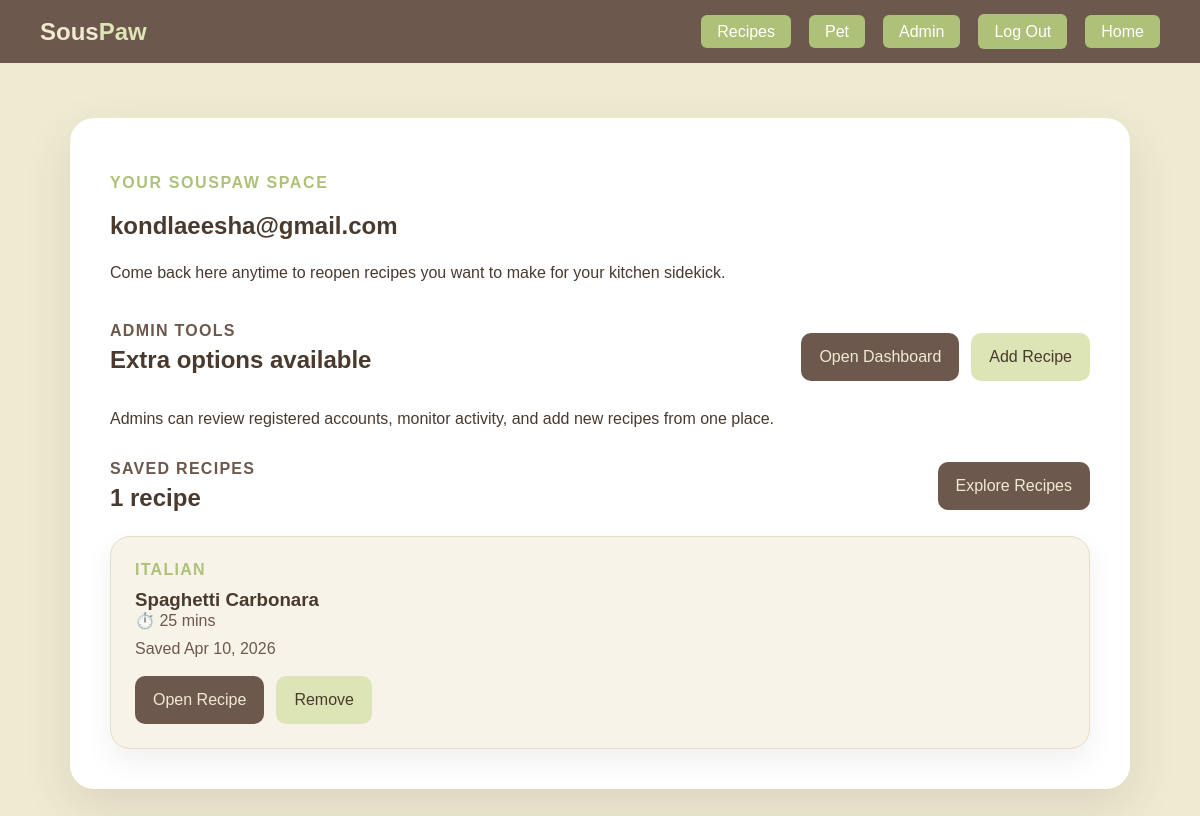
/profile/ (signed in), run on the app's committed database.
### recipes/models.py (models this page shows, shortened)
class SavedRecipe(models.Model):
    user = models.ForeignKey(User, on_delete=models.CASCADE, related_name="saved_recipes")
    recipe_id = models.CharField(max_length=64)
    recipe_name = models.CharField(max_length=255)
    cuisine = models.CharField(max_length=120, blank=True)
    duration = models.CharField(max_length=120, blank=True)
    created_at = models.DateTimeField(auto_now_add=True)
    class Meta:
        constraints = [
            models.UniqueConstraint(fields=["user", "recipe_id"], name="unique_saved_recipe")
        ]
        ordering = ["-created_at"]

### recipes/views.py (the view)
# urls.py: path("profile/", views.profile_view, name="profile"),
@login_required
def profile_view(request):
    return render(
        request,
        "profile.html",
        {
            "saved_recipes": request.user.saved_recipes.all(),
            "is_admin": _is_admin(request.user),
        },
    )

### recipes/views.py (called while the page is built)
def _is_admin(user):
    return user.is_authenticated and (user.is_staff or user.is_superuser)

### recipes/templates/profile.html (shortened to what this page needs)
{% load static %}
<!DOCTYPE html>
<html lang="en">
<head>
  <link rel="stylesheet" href="{% static 'recipes/profile.css' %}">
</head>
<body>
  <nav class="navbar">
    <a href="{% url 'home' %}" class="navbar-brand">Sous<span>Paw</span></a>
    <ul class="navbar-links">
      <li><a href="{% url 'search' %}" class="navbar-cta">Recipes</a></li>
      <li><a href="{% url 'pet_customizer' %}" class="navbar-cta">Pet</a></li>
      {% if is_admin %}
      <li><a href="{% url 'admin_dashboard' %}" class="navbar-cta">Admin</a></li>
      {% endif %}
      <li>
        <form method="post" action="{% url 'logout' %}" class="nav-form">
          <button type="submit" class="nav-button navbar-cta">Log Out</button>
        </form>
      </li>
      <li><a href="{% url 'home' %}" class="navbar-cta">Home</a></li>
    </ul>
  </nav>
  <main class="profile-shell">
    <section class="profile-card">
      <p class="eyebrow">Your SousPaw Space</p>
      <h1>{{ request.user.email }}</h1>
      <p class="lead">Come back here anytime to reopen recipes you want to make for your kitchen sidekick.</p>
      {% if is_admin %}
        <section class="saved-section">
          <div class="section-header">
            <div>
              <p class="section-label">Admin Tools</p>
              <h2>Extra options available</h2>
            </div>
            <div class="saved-actions">
              <a href="{% url 'admin_dashboard' %}" class="primary-btn">Open Dashboard</a>
              <a href="{% url 'admin_add_recipe' %}" class="secondary-btn">Add Recipe</a>
            </div>
          </div>
          <p class="lead">Admins can review registered accounts, monitor activity, and add new recipes from one place.</p>
        </section>
      {% endif %}
      <section class="saved-section">
        <div class="section-header">
          <div>
            <p class="section-label">Saved Recipes</p>
            <h2>{{ saved_recipes|length }} recipe{{ saved_recipes|length|pluralize }}</h2>
          </div>
          <a href="{% url 'search' %}" class="primary-btn">Explore Recipes</a>
        </div>
        {% if saved_recipes %}
          <div class="saved-grid">
            {% for recipe in saved_recipes %}
              <article class="saved-card">
                <p class="saved-tag">{{ recipe.cuisine|default:"Pet Recipe" }}</p>
                <h3>{{ recipe.recipe_name }}</h3>
                <p class="saved-time">⏱️ {{ recipe.duration|default:"Time not listed" }}</p>
                <p class="saved-date">Saved {{ recipe.created_at|date:"M j, Y" }}</p>
                <div class="saved-actions">
                  <a href="{% url 'recipe_detail' recipe.recipe_id %}" class="primary-btn">Open Recipe</a>
                  <form method="post" action="{% url 'toggle_saved_recipe' recipe.recipe_id %}">
                    <button type="submit" class="secondary-btn">Remove</button>
                  </form>
                </div>
              </article>
            {% endfor %}
          </div>
        {% endif %}
      </section>
    </section>
  </main>
</body>
</html>

### recipes/static/recipes/profile.css (style rules this page uses)
body { font-family: Arial, sans-serif; background: #f0ead2; color: #4a3a2e; margin: 0; }
.navbar { background-color: #6c584c; padding: 14px 40px; display: flex; align-items: center; justify-content: space-between; }
.navbar-brand { font-size: 1.5rem; font-weight: bold; color: #f0ead2; text-decoration: none; }
.navbar-brand span { color: #dde5b6; }
.navbar-links { list-style: none; display: flex; gap: 18px; align-items: center; margin: 0; padding: 0; }
.navbar-links a { color: #f0ead2; text-decoration: none; }
.navbar-cta { background-color: #ADC178; color: white !important; padding: 8px 16px; border-radius: 6px; transition: background-color 0.2s; }
.nav-form { margin: 0; display: flex; }
.nav-button { background-color: #ADC178; color: white; padding: 8px 16px; border-radius: 6px; border: none; cursor: pointer; font: inherit; line-height: 1.2; appearance: none; -webkit-appearance: none; transition: background-color 0.2s; }
.profile-shell { min-height: calc(100vh - 68px); display: grid; place-items: center; padding: 24px; }
.profile-card { width: min(980px, 100%); background: white; border-radius: 24px; padding: 40px; box-shadow: 0 18px 48px rgba(74, 58, 46, 0.12); }
.eyebrow { text-transform: uppercase; letter-spacing: 0.1em; color: #adc178; font-weight: bold; }
.lead { line-height: 1.7; }
.saved-section { margin-top: 28px; }
.section-header { display: flex; justify-content: space-between; align-items: center; gap: 16px; flex-wrap: wrap; margin-bottom: 24px; }
.section-label { margin: 0; color: #6c584c; font-weight: bold; text-transform: uppercase; letter-spacing: 0.08em; }
.section-header h2, .empty-state h2, .saved-card h3 { margin: 6px 0 0; }
.saved-grid { display: grid; grid-template-columns: repeat(auto-fit, minmax(240px, 1fr)); gap: 18px; margin-top: 24px; }
.saved-card, .empty-state { background: #f7f3e8; border: 1px solid #e7dcc6; border-radius: 20px; padding: 24px; box-shadow: 0 12px 28px rgba(74, 58, 46, 0.08); }
.saved-tag, .saved-time, .saved-date { margin: 0 0 10px; }
.saved-tag { color: #adc178; font-weight: bold; text-transform: uppercase; letter-spacing: 0.08em; }
.saved-time, .saved-date { color: #6c584c; }
.saved-actions { display: flex; gap: 12px; flex-wrap: wrap; margin-top: 18px; align-items: center; }
.saved-actions form { margin: 0; }
.primary-btn, .secondary-btn, .saved-actions button { display: inline-flex; align-items: center; justify-content: center; padding: 12px 18px; border-radius: 10px; font-weight: bold; font: inherit; text-decoration: none; border: none; cursor: pointer; min-height: 48px; box-sizing: border-box; }
.primary-btn { background: #6c584c; color: #f0ead2; }
.secondary-btn { background: #dde5b6; color: #4a3a2e; }

### data on the page
SavedRecipe: cuisine "ITALIAN", recipe_name "Spaghetti Carbonara", duration "25 mins", created_at "Apr 10, 2026"

### other printed values
{{ request.user.email }} "kondlaeesha@gmail.com"
{{ saved_recipes|length }} "1"
